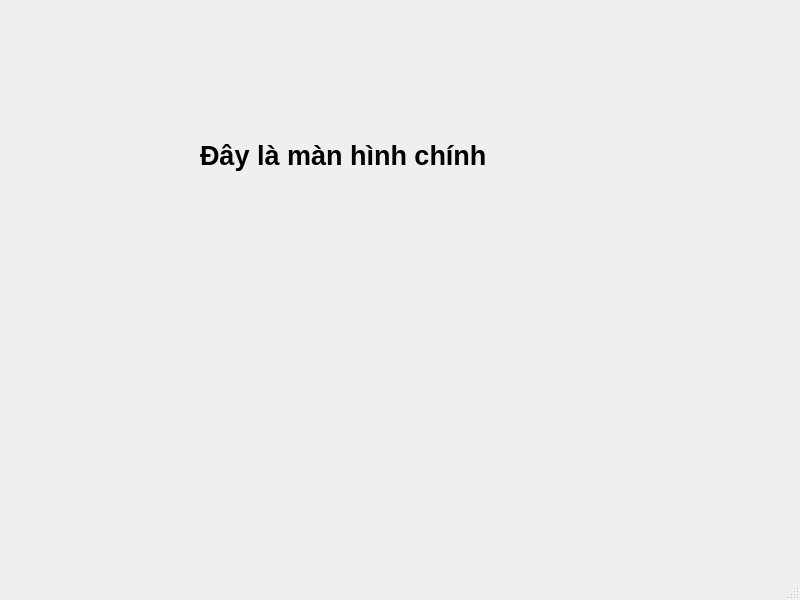
<?xml version="1.0" encoding="UTF-8"?>
<ui version="4.0">
 <class>MainWindow</class>
 <widget class="QMainWindow" name="MainWindow">
  <property name="geometry">
   <rect>
    <x>0</x>
    <y>0</y>
    <width>800</width>
    <height>600</height>
   </rect>
  </property>
  <property name="windowTitle">
   <string>MainWindow</string>
  </property>
  <widget class="QWidget" name="centralwidget">
   <widget class="QLabel" name="label">
    <property name="geometry">
     <rect>
      <x>200</x>
      <y>80</y>
      <width>461</width>
      <height>151</height>
     </rect>
    </property>
    <property name="font">
     <font>
      <pointsize>20</pointsize>
      <weight>75</weight>
      <bold>true</bold>
     </font>
    </property>
    <property name="text">
     <string>Đây là màn hình chính</string>
    </property>
   </widget>
  </widget>
  <widget class="QMenuBar" name="menubar">
   <property name="geometry">
    <rect>
     <x>0</x>
     <y>0</y>
     <width>800</width>
     <height>26</height>
    </rect>
   </property>
  </widget>
  <widget class="QStatusBar" name="statusbar"/>
 </widget>
 <resources/>
 <connections/>
</ui>
